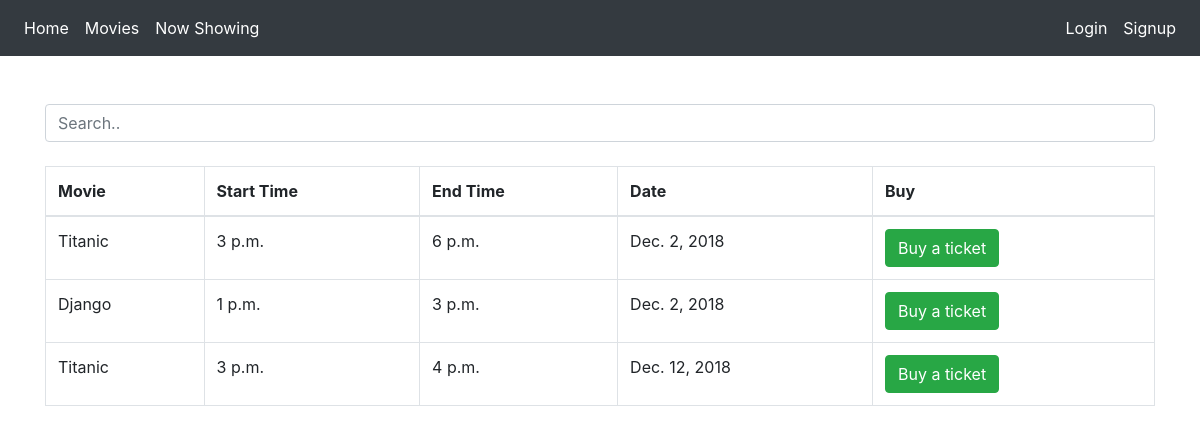
/movies/now_showing, run on the app's committed database.
### main/models.py (models this page shows, shortened)
class Schedule(models.Model):
    movie = models.ForeignKey(Movies)
    hall = models.ForeignKey(Hall)
    start_time = models.TimeField(null=True)
    end_time = models.TimeField(null=True)
    date = models.DateField(null=True)
    price = models.DecimalField(max_digits=6, decimal_places=0, null=True)

class Movies(models.Model):
    name = models.TextField(max_length=200)
    genre = models.TextField(null=True)
    language = models.TextField(null=True)
    length = models.IntegerField(null=True)
    rating = models.IntegerField()
    def __str__(self):
        return self.name

### main/views.py (the view)
def now_showing(request):
    scheduled = Schedule.objects.all().order_by('date')
    return render(request, 'main/now_showing.html', {'scheduled': scheduled})

### main/templates/main/now_showing.html (shortened to what this page needs)
{% extends 'base.html' %}
{% block content %}
<div class="container">
    <br><br>
    <input class="form-control" id="myInput" type="text" placeholder="Search.."><br>
    <table class="table table-bordered">
        <thead>
            <tr>
                <th>Movie</th>
                <th>Start Time</th>
                <th>End Time</th>
                <th>Date</th>
                <th>Buy</th>
            </tr>
        </thead>
        <tbody id="myTable">
        {% for movie in scheduled.all %}
        <tr>
            <td>{{ movie.movie}}</td>
            <td>{{ movie.start_time }}</td>
            <td>{{ movie.end_time }}</td>
            <td>{{ movie.date }}</td>
            <td><a href="{% url 'buy' movie.id %}" class="btn btn-success">Buy a ticket</a></td>
        </tr>
        {% endfor %}
        </tbody>
    </table>
</div>
{% endblock %}

### main/static/css/main.css (style rules this page uses)
*, *:before, *:after { box-sizing: border-box; }

### data on the page
Schedule: movie "Titanic", start_time "3 p.m.", end_time "6 p.m.", date "Dec. 2, 2018"
Schedule: movie "Django", start_time "1 p.m.", end_time "3 p.m.", date "Dec. 2, 2018"
Schedule: movie "Titanic", start_time "3 p.m.", end_time "4 p.m.", date "Dec. 12, 2018"
